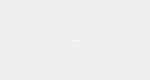
<?xml version="1.0" encoding="UTF-8"?>
<ui version="4.0">
 <class>StatusTest</class>
 <widget class="QWidget" name="StatusTest">
  <property name="geometry">
   <rect>
    <x>0</x>
    <y>0</y>
    <width>150</width>
    <height>80</height>
   </rect>
  </property>
  <property name="minimumSize">
   <size>
    <width>150</width>
    <height>80</height>
   </size>
  </property>
  <property name="maximumSize">
   <size>
    <width>150</width>
    <height>80</height>
   </size>
  </property>
  <property name="windowTitle">
   <string>Form</string>
  </property>
  <layout class="QHBoxLayout" name="horizontalLayout_4">
   <property name="spacing">
    <number>0</number>
   </property>
   <property name="leftMargin">
    <number>0</number>
   </property>
   <property name="topMargin">
    <number>0</number>
   </property>
   <property name="rightMargin">
    <number>0</number>
   </property>
   <property name="bottomMargin">
    <number>0</number>
   </property>
   <item>
    <widget class="QStackedWidget" name="stackedWidget">
     <property name="minimumSize">
      <size>
       <width>150</width>
       <height>80</height>
      </size>
     </property>
     <property name="maximumSize">
      <size>
       <width>150</width>
       <height>80</height>
      </size>
     </property>
     <property name="styleSheet">
      <string notr="true">color: rgb(255, 255, 255);
font: 24px &quot;.Helvetica Neue DeskInterface&quot;;</string>
     </property>
     <widget class="QWidget" name="page_normal">
      <property name="styleSheet">
       <string notr="true">color: rgb(255, 255, 255);
font: 24px &quot;.Helvetica Neue DeskInterface&quot;;</string>
      </property>
      <layout class="QHBoxLayout" name="horizontalLayout_2">
       <item>
        <widget class="QLabel" name="label_3">
         <property name="text">
          <string>--</string>
         </property>
         <property name="alignment">
          <set>Qt::AlignCenter</set>
         </property>
        </widget>
       </item>
      </layout>
     </widget>
     <widget class="QWidget" name="page_failed">
      <property name="styleSheet">
       <string notr="true">background-color: rgb(244, 67, 54);
color: rgb(255, 255, 255);
font: 24px &quot;.Helvetica Neue DeskInterface&quot;;</string>
      </property>
      <layout class="QVBoxLayout" name="verticalLayout">
       <item>
        <widget class="QLabel" name="label">
         <property name="text">
          <string>FAIL</string>
         </property>
         <property name="alignment">
          <set>Qt::AlignCenter</set>
         </property>
        </widget>
       </item>
      </layout>
     </widget>
     <widget class="QWidget" name="page_success">
      <property name="styleSheet">
       <string notr="true">background-color: rgb(0, 230, 118);
color: rgb(255, 255, 255);
font: 24px &quot;.Helvetica Neue DeskInterface&quot;;</string>
      </property>
      <layout class="QHBoxLayout" name="horizontalLayout">
       <item>
        <widget class="QLabel" name="label_2">
         <property name="text">
          <string>PASS</string>
         </property>
         <property name="alignment">
          <set>Qt::AlignCenter</set>
         </property>
        </widget>
       </item>
      </layout>
     </widget>
     <widget class="QWidget" name="page_testing">
      <layout class="QHBoxLayout" name="horizontalLayout_3">
       <item>
        <widget class="QLabel" name="label_4">
         <property name="text">
          <string>正在检测...</string>
         </property>
         <property name="alignment">
          <set>Qt::AlignCenter</set>
         </property>
        </widget>
       </item>
      </layout>
     </widget>
    </widget>
   </item>
  </layout>
 </widget>
 <resources/>
 <connections/>
</ui>
